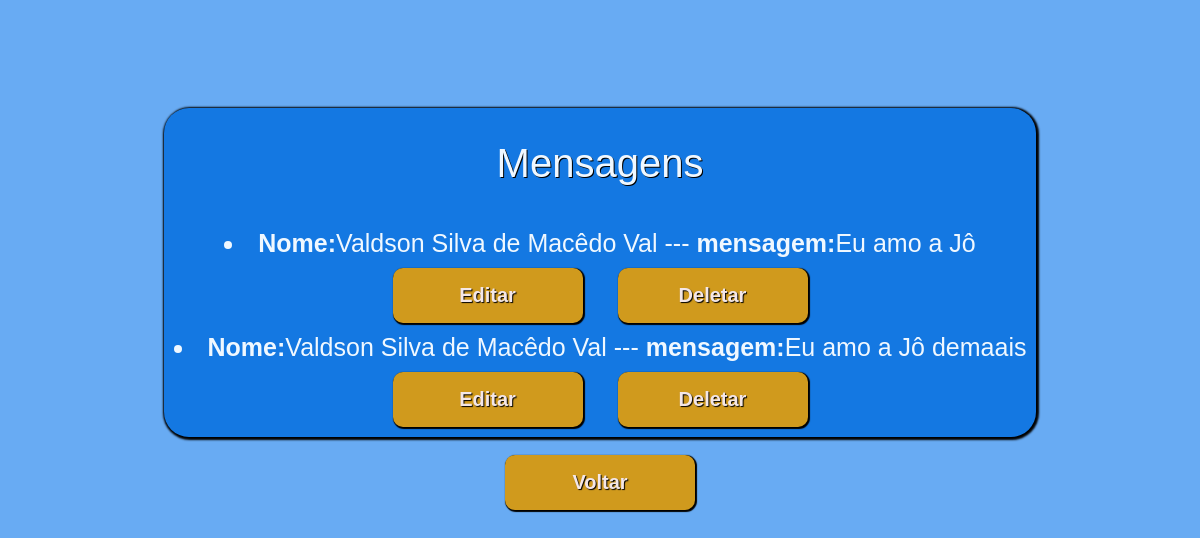
The app's page /mensagens/, older data.
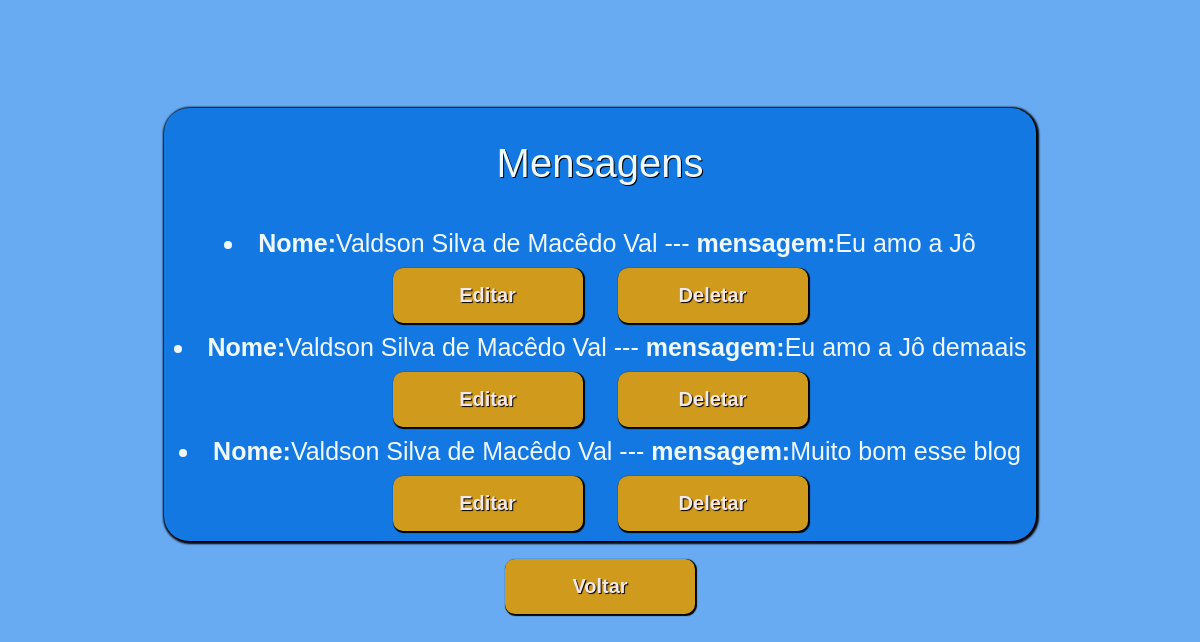
The same page, newer data.
### pagina/models.py (models this page shows)
class Contato(models.Model):
    nome = models.CharField(max_length=100)
    telefone = models.CharField(max_length=11)
    email = models.EmailField()
    mensagem = models.TextField()

### pagina/views.py (the view)
# urls.py: path('mensagens/', views.mensagens, name='mensagens'),
def mensagens(request):
    contatos = {
        'contatos': Contato.objects.all()
    }
    return render(request, 'mensagens.html', contatos)

### pagina/templates/mensagens.html
{% extends "base.html" %}
{% load static %}
{% block css %}
    <link rel="stylesheet" type="text/css" href={% static "sucesso.css" %}/>
{% endblock %}
{% block content %}
    <div class="container">
        <h2>Mensagens</h2>
        {% for contato in contatos %}
            <li>
                <b>Nome:</b>{{contato.nome}}  --- <b>mensagem:</b>{{contato.mensagem}}
            </li>
            <div class='botoes'>
                <a href="{% url 'editar_contato' contato.id %}" class="bo">Editar</a>
                <a href="{% url 'tela_deletar' contato.id %}" class="bo">Deletar</a>
            </div>
        {% endfor %}
    </div><br>
    <a href={% url 'url_pagina' %} class="bo">Voltar</a>
{% endblock %}

### pagina/templates/base.html (shortened to what this page needs)
{% load static %}
<!DOCTYPE html>
<html lang="pt-br">
<head>
    <link rel="stylesheet" type="text/css" href={% static "contato.css" %}/>
    {% block css %}{% endblock %}
</head>
<body>
    {% block content %}
    {% endblock content %}
</body>
</html>

### pagina/static/contato.css (style rules this page uses)
* { font-family: Arial, Helvetica, sans-serif; }
body { background-color: rgb(104, 171, 243); display: flex; justify-content: center; padding: 100px; }
button, a { border-radius: 15px; width: 200px; height: 50px; background-color: rgb(208, 154, 29); color: rgb(255, 255, 255); font-size: 20px; transition: transform 0.3s ease-in-out; border: none; box-shadow: 1px 1px 1px 1px rgb(0, 0, 0); text-shadow: 1px 1px 1px #000; }
a { display: flex; justify-content: center; align-items: center; text-decoration: none; }

### pagina/static/sucesso.css (style rules this page uses)
body { background-color: rgb(104, 171, 243); display: flex; justify-content: center; align-items: center; flex-direction: column; }
h1, h2 { font-family: Impact, Haettenschweiler, 'Arial Narrow Bold', sans-serif; font-size: 40px; font-weight: 200; color: rgb(240, 248, 255); text-shadow: 1px 1px rgb(0, 0, 0); margin-inline: 100px; }
.container { display: flex; flex-direction: column; align-items: center; justify-content: space-around; background-color: rgb(20, 120, 226); width: auto; height: auto; box-shadow: 1px 1px 2px 2px #000; border-radius: 25px; padding-bottom: 10px; }
li { color: aliceblue; font-size: 25px; margin: 10px 10px; }
.bo { display: flex; padding: 10px 20px; background-color: rgb(208, 154, 29); color: rgb(244, 231, 231); text-decoration: none; border: none; border-radius: 10px; cursor: pointer; font-size: 20px; font-weight: 600; transition: transform 0.3s ease; box-shadow: 1px 1px 1px 1px black; height: 35px; width: 150px; }
.botoes { display: flex; justify-content: space-around; gap: 35px; }

Row changes from the older to the newer data that the page shows:
added Contato: nome "Valdson Silva de Macêdo Val", mensagem "Muito bom esse blog"
